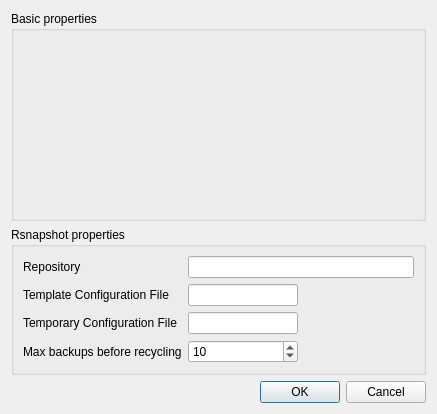
<?xml version="1.0" encoding="UTF-8"?>
<ui version="4.0">
 <class>EditRsnapshotBackupJobDialog</class>
 <widget class="QDialog" name="EditRsnapshotBackupJobDialog">
  <property name="geometry">
   <rect>
    <x>0</x>
    <y>0</y>
    <width>437</width>
    <height>414</height>
   </rect>
  </property>
  <property name="windowTitle">
   <string>Rsnapshot Backup Configuration</string>
  </property>
  <layout class="QVBoxLayout" name="verticalLayout">
   <item>
    <widget class="QGroupBox" name="basicBox">
     <property name="sizePolicy">
      <sizepolicy hsizetype="Preferred" vsizetype="Expanding">
       <horstretch>0</horstretch>
       <verstretch>0</verstretch>
      </sizepolicy>
     </property>
     <property name="title">
      <string>Basic properties</string>
     </property>
    </widget>
   </item>
   <item>
    <widget class="QGroupBox" name="rsnapshotBox">
     <property name="title">
      <string>Rsnapshot properties</string>
     </property>
     <layout class="QGridLayout" name="gridLayout">
      <item row="0" column="0">
       <widget class="QLabel" name="label">
        <property name="text">
         <string>Repository</string>
        </property>
       </widget>
      </item>
      <item row="3" column="0">
       <widget class="QLabel" name="label_2">
        <property name="text">
         <string>Max backups before recycling</string>
        </property>
       </widget>
      </item>
      <item row="0" column="1" colspan="2">
       <widget class="QLineEdit" name="repositoryEdit"/>
      </item>
      <item row="3" column="1">
       <widget class="QSpinBox" name="maxBackupsSpinBox">
        <property name="minimum">
         <number>1</number>
        </property>
        <property name="maximum">
         <number>999</number>
        </property>
        <property name="value">
         <number>10</number>
        </property>
       </widget>
      </item>
      <item row="3" column="2">
       <spacer name="horizontalSpacer_2">
        <property name="orientation">
         <enum>Qt::Horizontal</enum>
        </property>
        <property name="sizeHint" stdset="0">
         <size>
          <width>40</width>
          <height>20</height>
         </size>
        </property>
       </spacer>
      </item>
      <item row="1" column="0">
       <widget class="QLabel" name="label_3">
        <property name="text">
         <string>Template Configuration File</string>
        </property>
       </widget>
      </item>
      <item row="1" column="1">
       <widget class="QLineEdit" name="templateConfFileEdit"/>
      </item>
      <item row="2" column="0">
       <widget class="QLabel" name="label_4">
        <property name="text">
         <string>Temporary Configuration File</string>
        </property>
       </widget>
      </item>
      <item row="2" column="1">
       <widget class="QLineEdit" name="tempConfFileEdit"/>
      </item>
     </layout>
    </widget>
   </item>
   <item>
    <layout class="QHBoxLayout" name="horizontalLayout">
     <item>
      <spacer name="horizontalSpacer">
       <property name="orientation">
        <enum>Qt::Horizontal</enum>
       </property>
       <property name="sizeHint" stdset="0">
        <size>
         <width>40</width>
         <height>20</height>
        </size>
       </property>
      </spacer>
     </item>
     <item>
      <widget class="QDialogButtonBox" name="closeButtonBox">
       <property name="orientation">
        <enum>Qt::Horizontal</enum>
       </property>
       <property name="standardButtons">
        <set>QDialogButtonBox::Cancel|QDialogButtonBox::Ok</set>
       </property>
      </widget>
     </item>
    </layout>
   </item>
  </layout>
 </widget>
 <resources/>
 <connections>
  <connection>
   <sender>closeButtonBox</sender>
   <signal>accepted()</signal>
   <receiver>EditRsnapshotBackupJobDialog</receiver>
   <slot>accept()</slot>
   <hints>
    <hint type="sourcelabel">
     <x>248</x>
     <y>254</y>
    </hint>
    <hint type="destinationlabel">
     <x>157</x>
     <y>274</y>
    </hint>
   </hints>
  </connection>
  <connection>
   <sender>closeButtonBox</sender>
   <signal>rejected()</signal>
   <receiver>EditRsnapshotBackupJobDialog</receiver>
   <slot>reject()</slot>
   <hints>
    <hint type="sourcelabel">
     <x>316</x>
     <y>260</y>
    </hint>
    <hint type="destinationlabel">
     <x>286</x>
     <y>274</y>
    </hint>
   </hints>
  </connection>
 </connections>
</ui>
